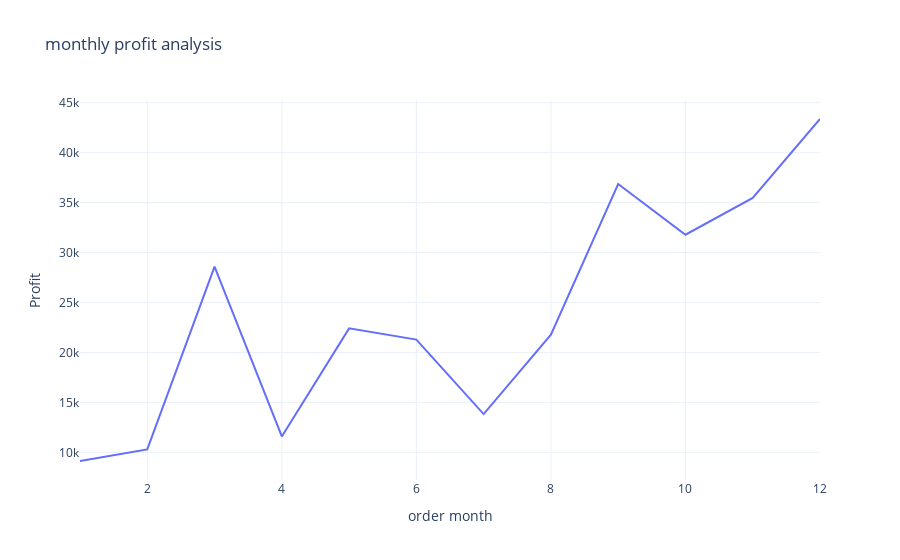

Notebook code cell kept with this figure:
### Code cell
fig = px.line(Profit_by_month,x= 'order month',y ='Profit'
              ,title ='monthly profit analysis')
fig.show()

### Figure 1 — Plotly figure (JSON) as saved in the notebook; plotly's stock layout.template omitted (floating-point values rounded to 4 significant figures)
{"data": [{"hovertemplate": "order month=%{x}<br>Profit=%{y}<extra></extra>", "legendgroup": "", "line": {"color": "#636efa", "dash": "solid"}, "marker": {"symbol": "circle"}, "mode": "lines", "name": "", "orientation": "v", "showlegend": false, "type": "scatter", "x": [1, 2, 3, 4, 5, 6, 7, 8, 9, 10, 11, 12], "xaxis": "x", "y": [9134.0, 10290.0, 28590.0, 11590.0, 22410.0, 21290.0, 13830.0, 21780.0, 36860.0, 31780.0, 35470.0, 43370.0], "yaxis": "y"}], "layout": {"autosize": true, "legend": {"tracegroupgap": 0}, "title": {"text": "monthly profit analysis"}, "xaxis": {"anchor": "y", "autorange": true, "domain": [0, 1], "range": [1, 12], "title": {"text": "order month"}, "type": "linear"}, "yaxis": {"anchor": "x", "autorange": true, "domain": [0, 1], "range": [7233.0, 45270.0], "title": {"text": "Profit"}, "type": "linear"}}}
